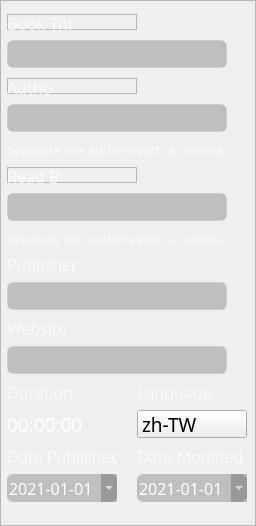
<?xml version="1.0" encoding="UTF-8"?>
<ui version="4.0">
 <class>MetadataWidget</class>
 <widget class="QWidget" name="MetadataWidget">
  <property name="geometry">
   <rect>
    <x>0</x>
    <y>0</y>
    <width>256</width>
    <height>526</height>
   </rect>
  </property>
  <property name="sizePolicy">
   <sizepolicy hsizetype="Fixed" vsizetype="Preferred">
    <horstretch>0</horstretch>
    <verstretch>0</verstretch>
   </sizepolicy>
  </property>
  <property name="minimumSize">
   <size>
    <width>256</width>
    <height>0</height>
   </size>
  </property>
  <property name="maximumSize">
   <size>
    <width>256</width>
    <height>526</height>
   </size>
  </property>
  <property name="windowTitle">
   <string>Form</string>
  </property>
  <property name="styleSheet">
   <string notr="true">
top: 0px;

background: #404040;
box-shadow: inset -1px 0px 1px rgba(0, 0, 0, 0.25);


QComboBox QAbstractItemView {
    outline: none;
}</string>
  </property>
  <layout class="QGridLayout" name="gridLayout">
   <property name="sizeConstraint">
    <enum>QLayout::SetDefaultConstraint</enum>
   </property>
   <property name="leftMargin">
    <number>0</number>
   </property>
   <property name="topMargin">
    <number>0</number>
   </property>
   <property name="rightMargin">
    <number>0</number>
   </property>
   <property name="bottomMargin">
    <number>0</number>
   </property>
   <property name="spacing">
    <number>0</number>
   </property>
   <item row="0" column="0">
    <widget class="QScrollArea" name="scrollArea">
     <property name="sizePolicy">
      <sizepolicy hsizetype="Fixed" vsizetype="Expanding">
       <horstretch>0</horstretch>
       <verstretch>0</verstretch>
      </sizepolicy>
     </property>
     <property name="minimumSize">
      <size>
       <width>256</width>
       <height>0</height>
      </size>
     </property>
     <property name="maximumSize">
      <size>
       <width>256</width>
       <height>16777215</height>
      </size>
     </property>
     <property name="lineWidth">
      <number>0</number>
     </property>
     <property name="verticalScrollBarPolicy">
      <enum>Qt::ScrollBarAsNeeded</enum>
     </property>
     <property name="horizontalScrollBarPolicy">
      <enum>Qt::ScrollBarAlwaysOff</enum>
     </property>
     <property name="sizeAdjustPolicy">
      <enum>QAbstractScrollArea::AdjustIgnored</enum>
     </property>
     <property name="widgetResizable">
      <bool>true</bool>
     </property>
     <widget class="QWidget" name="scrollAreaWidgetContents">
      <property name="geometry">
       <rect>
        <x>0</x>
        <y>0</y>
        <width>254</width>
        <height>524</height>
       </rect>
      </property>
      <property name="sizePolicy">
       <sizepolicy hsizetype="Fixed" vsizetype="Preferred">
        <horstretch>0</horstretch>
        <verstretch>0</verstretch>
       </sizepolicy>
      </property>
      <property name="minimumSize">
       <size>
        <width>254</width>
        <height>0</height>
       </size>
      </property>
      <property name="maximumSize">
       <size>
        <width>254</width>
        <height>16777215</height>
       </size>
      </property>
      <layout class="QGridLayout" name="gridLayout_2">
       <property name="sizeConstraint">
        <enum>QLayout::SetDefaultConstraint</enum>
       </property>
       <property name="leftMargin">
        <number>6</number>
       </property>
       <property name="topMargin">
        <number>0</number>
       </property>
       <property name="rightMargin">
        <number>0</number>
       </property>
       <property name="bottomMargin">
        <number>10</number>
       </property>
       <property name="horizontalSpacing">
        <number>0</number>
       </property>
       <property name="verticalSpacing">
        <number>10</number>
       </property>
       <item row="17" column="0" colspan="4">
        <widget class="QDateEdit" name="dateEdit_DatePublished">
         <property name="sizePolicy">
          <sizepolicy hsizetype="Fixed" vsizetype="Fixed">
           <horstretch>0</horstretch>
           <verstretch>0</verstretch>
          </sizepolicy>
         </property>
         <property name="minimumSize">
          <size>
           <width>110</width>
           <height>28</height>
          </size>
         </property>
         <property name="maximumSize">
          <size>
           <width>110</width>
           <height>28</height>
          </size>
         </property>
         <property name="font">
          <font>
           <family>Noto Sans</family>
           <pointsize>12</pointsize>
           <weight>50</weight>
           <italic>false</italic>
           <bold>false</bold>
          </font>
         </property>
         <property name="styleSheet">
          <string notr="true">/* cell/text input background */

background: rgba(0, 0, 0, 0.2);
border-radius: 6px;

/* cell/text */

color: #FFFFFF;


</string>
         </property>
         <property name="dateTime">
          <datetime>
           <hour>0</hour>
           <minute>0</minute>
           <second>0</second>
           <year>2021</year>
           <month>1</month>
           <day>1</day>
          </datetime>
         </property>
         <property name="displayFormat">
          <string notr="true">yyyy-MM-dd</string>
         </property>
         <property name="calendarPopup">
          <bool>true</bool>
         </property>
         <property name="timeSpec">
          <enum>Qt::LocalTime</enum>
         </property>
         <property name="date">
          <date>
           <year>2021</year>
           <month>1</month>
           <day>1</day>
          </date>
         </property>
        </widget>
       </item>
       <item row="5" column="0" colspan="6">
        <widget class="QLabel" name="label">
         <property name="sizePolicy">
          <sizepolicy hsizetype="Preferred" vsizetype="Fixed">
           <horstretch>0</horstretch>
           <verstretch>0</verstretch>
          </sizepolicy>
         </property>
         <property name="minimumSize">
          <size>
           <width>220</width>
           <height>15</height>
          </size>
         </property>
         <property name="maximumSize">
          <size>
           <width>220</width>
           <height>15</height>
          </size>
         </property>
         <property name="font">
          <font>
           <family>Noto Sans TC</family>
           <pointsize>10</pointsize>
           <weight>50</weight>
           <italic>false</italic>
           <bold>false</bold>
          </font>
         </property>
         <property name="styleSheet">
          <string notr="true">color: rgba(255, 255, 255, 0.7);
</string>
         </property>
         <property name="text">
          <string>Sepatate the authers with a comma.</string>
         </property>
        </widget>
       </item>
       <item row="15" column="0" colspan="4">
        <widget class="QLabel" name="label_Duration">
         <property name="sizePolicy">
          <sizepolicy hsizetype="Fixed" vsizetype="Fixed">
           <horstretch>0</horstretch>
           <verstretch>0</verstretch>
          </sizepolicy>
         </property>
         <property name="minimumSize">
          <size>
           <width>110</width>
           <height>22</height>
          </size>
         </property>
         <property name="maximumSize">
          <size>
           <width>110</width>
           <height>22</height>
          </size>
         </property>
         <property name="font">
          <font>
           <family>Noto Sans</family>
           <pointsize>14</pointsize>
           <weight>50</weight>
           <italic>false</italic>
           <bold>false</bold>
          </font>
         </property>
         <property name="styleSheet">
          <string notr="true">color: #FFFFFF;

left: 8px;
top: 5px;

/*font-size: 15px;*/
line-height: 20px;</string>
         </property>
         <property name="text">
          <string notr="true">00:00:00</string>
         </property>
         <property name="textInteractionFlags">
          <set>Qt::NoTextInteraction</set>
         </property>
        </widget>
       </item>
       <item row="14" column="0" colspan="2">
        <widget class="QLabel" name="label_9">
         <property name="sizePolicy">
          <sizepolicy hsizetype="Preferred" vsizetype="Fixed">
           <horstretch>0</horstretch>
           <verstretch>0</verstretch>
          </sizepolicy>
         </property>
         <property name="minimumSize">
          <size>
           <width>110</width>
           <height>16</height>
          </size>
         </property>
         <property name="maximumSize">
          <size>
           <width>110</width>
           <height>16</height>
          </size>
         </property>
         <property name="font">
          <font>
           <family>Noto Sans TC</family>
           <pointsize>12</pointsize>
          </font>
         </property>
         <property name="styleSheet">
          <string notr="true">color: rgba(255, 255, 255, 0.7);
</string>
         </property>
         <property name="text">
          <string>Duration</string>
         </property>
        </widget>
       </item>
       <item row="15" column="6">
        <spacer name="horizontalSpacer">
         <property name="orientation">
          <enum>Qt::Horizontal</enum>
         </property>
         <property name="sizeHint" stdset="0">
          <size>
           <width>20</width>
           <height>20</height>
          </size>
         </property>
        </spacer>
       </item>
       <item row="11" column="0" colspan="6">
        <widget class="QLineEdit" name="lineEdit_Publisher">
         <property name="sizePolicy">
          <sizepolicy hsizetype="Fixed" vsizetype="Fixed">
           <horstretch>0</horstretch>
           <verstretch>0</verstretch>
          </sizepolicy>
         </property>
         <property name="minimumSize">
          <size>
           <width>220</width>
           <height>28</height>
          </size>
         </property>
         <property name="maximumSize">
          <size>
           <width>220</width>
           <height>28</height>
          </size>
         </property>
         <property name="font">
          <font>
           <family>Noto Sans TC</family>
           <pointsize>14</pointsize>
          </font>
         </property>
         <property name="acceptDrops">
          <bool>false</bool>
         </property>
         <property name="styleSheet">
          <string notr="true">height: 19px;
left: 8px;

/* cell/text input background */

background: rgba(0, 0, 0, 0.2);
border: 1px solid rgba(0, 0, 0, 0.05);
box-sizing: border-box;
border-radius: 6px;
/*
font-size: 14px;
line-height: 19px;
*/
/* cell/text */

color: #FFFFFF;</string>
         </property>
        </widget>
       </item>
       <item row="0" column="0" colspan="6">
        <widget class="Line" name="line">
         <property name="sizePolicy">
          <sizepolicy hsizetype="Fixed" vsizetype="Fixed">
           <horstretch>0</horstretch>
           <verstretch>0</verstretch>
          </sizepolicy>
         </property>
         <property name="styleSheet">
          <string notr="true">background: #333333;</string>
         </property>
         <property name="frameShadow">
          <enum>QFrame::Plain</enum>
         </property>
         <property name="lineWidth">
          <number>1</number>
         </property>
         <property name="orientation">
          <enum>Qt::Horizontal</enum>
         </property>
        </widget>
       </item>
       <item row="17" column="6">
        <spacer name="horizontalSpacer_2">
         <property name="orientation">
          <enum>Qt::Horizontal</enum>
         </property>
         <property name="sizeHint" stdset="0">
          <size>
           <width>20</width>
           <height>20</height>
          </size>
         </property>
        </spacer>
       </item>
       <item row="17" column="5">
        <widget class="QDateEdit" name="dateEdit_DateModified">
         <property name="sizePolicy">
          <sizepolicy hsizetype="Fixed" vsizetype="Fixed">
           <horstretch>0</horstretch>
           <verstretch>0</verstretch>
          </sizepolicy>
         </property>
         <property name="minimumSize">
          <size>
           <width>110</width>
           <height>28</height>
          </size>
         </property>
         <property name="maximumSize">
          <size>
           <width>110</width>
           <height>28</height>
          </size>
         </property>
         <property name="font">
          <font>
           <family>Noto Sans</family>
           <pointsize>12</pointsize>
           <weight>50</weight>
           <italic>false</italic>
           <bold>false</bold>
          </font>
         </property>
         <property name="styleSheet">
          <string notr="true">/* cell/text input background */

background: rgba(0, 0, 0, 0.2);
border-radius: 6px;

/* cell/text */

color: #FFFFFF;


</string>
         </property>
         <property name="dateTime">
          <datetime>
           <hour>0</hour>
           <minute>0</minute>
           <second>0</second>
           <year>2021</year>
           <month>1</month>
           <day>1</day>
          </datetime>
         </property>
         <property name="displayFormat">
          <string>yyyy-MM-dd</string>
         </property>
         <property name="calendarPopup">
          <bool>true</bool>
         </property>
         <property name="date">
          <date>
           <year>2021</year>
           <month>1</month>
           <day>1</day>
          </date>
         </property>
        </widget>
       </item>
       <item row="16" column="5">
        <widget class="QLabel" name="label_16">
         <property name="sizePolicy">
          <sizepolicy hsizetype="Preferred" vsizetype="Fixed">
           <horstretch>0</horstretch>
           <verstretch>0</verstretch>
          </sizepolicy>
         </property>
         <property name="minimumSize">
          <size>
           <width>110</width>
           <height>16</height>
          </size>
         </property>
         <property name="maximumSize">
          <size>
           <width>110</width>
           <height>16</height>
          </size>
         </property>
         <property name="font">
          <font>
           <family>Noto Sans TC</family>
           <pointsize>12</pointsize>
          </font>
         </property>
         <property name="styleSheet">
          <string notr="true">color: rgba(255, 255, 255, 0.7);
</string>
         </property>
         <property name="text">
          <string>Date Modified</string>
         </property>
        </widget>
       </item>
       <item row="15" column="5">
        <widget class="QComboBox" name="comboBox_inLanguage">
         <property name="sizePolicy">
          <sizepolicy hsizetype="Fixed" vsizetype="Fixed">
           <horstretch>0</horstretch>
           <verstretch>0</verstretch>
          </sizepolicy>
         </property>
         <property name="minimumSize">
          <size>
           <width>110</width>
           <height>28</height>
          </size>
         </property>
         <property name="maximumSize">
          <size>
           <width>110</width>
           <height>28</height>
          </size>
         </property>
         <property name="font">
          <font>
           <family>Noto Sans</family>
           <pointsize>14</pointsize>
          </font>
         </property>
         <property name="styleSheet">
          <string notr="true">/* cell/text input background */

background: rgba(0, 0, 0, 0.2);
border-radius: 6px;

/* cell/text */

color: #FFFFFF;


/*font-size: 14px;*/
line-height: 19px;



QComboBox QAbstractItemView {
    outline: none;
}

 QComboBox::drop-down {subcontrol-origin: padding;  subcontrol-position: top right;;border: 0px ;}


</string>
         </property>
         <property name="currentText">
          <string notr="true">zh-TW</string>
         </property>
         <property name="maxVisibleItems">
          <number>12</number>
         </property>
         <property name="insertPolicy">
          <enum>QComboBox::InsertAtBottom</enum>
         </property>
         <property name="iconSize">
          <size>
           <width>0</width>
           <height>0</height>
          </size>
         </property>
         <property name="frame">
          <bool>false</bool>
         </property>
         <item>
          <property name="text">
           <string>zh-TW</string>
          </property>
         </item>
         <item>
          <property name="text">
           <string>zh-CN</string>
          </property>
         </item>
         <item>
          <property name="text">
           <string>da-DK</string>
          </property>
         </item>
         <item>
          <property name="text">
           <string>en-GB</string>
          </property>
         </item>
         <item>
          <property name="text">
           <string>en-US</string>
          </property>
         </item>
         <item>
          <property name="text">
           <string>es-ES</string>
          </property>
         </item>
         <item>
          <property name="text">
           <string>fr-CA</string>
          </property>
         </item>
         <item>
          <property name="text">
           <string>fr-FR</string>
          </property>
         </item>
         <item>
          <property name="text">
           <string>ja-JP</string>
          </property>
         </item>
         <item>
          <property name="text">
           <string>ko-KR</string>
          </property>
         </item>
        </widget>
       </item>
       <item row="10" column="0" colspan="3">
        <widget class="QLabel" name="label_7">
         <property name="sizePolicy">
          <sizepolicy hsizetype="Preferred" vsizetype="Fixed">
           <horstretch>0</horstretch>
           <verstretch>0</verstretch>
          </sizepolicy>
         </property>
         <property name="minimumSize">
          <size>
           <width>0</width>
           <height>16</height>
          </size>
         </property>
         <property name="maximumSize">
          <size>
           <width>16777215</width>
           <height>16</height>
          </size>
         </property>
         <property name="font">
          <font>
           <family>Noto Sans TC</family>
           <pointsize>12</pointsize>
          </font>
         </property>
         <property name="styleSheet">
          <string notr="true">color: rgba(255, 255, 255, 0.7);

</string>
         </property>
         <property name="text">
          <string>Publisher</string>
         </property>
        </widget>
       </item>
       <item row="7" column="0">
        <widget class="QFrame" name="frame_2">
         <property name="sizePolicy">
          <sizepolicy hsizetype="Fixed" vsizetype="Fixed">
           <horstretch>0</horstretch>
           <verstretch>0</verstretch>
          </sizepolicy>
         </property>
         <property name="minimumSize">
          <size>
           <width>130</width>
           <height>16</height>
          </size>
         </property>
         <property name="maximumSize">
          <size>
           <width>130</width>
           <height>16</height>
          </size>
         </property>
         <property name="frameShape">
          <enum>QFrame::StyledPanel</enum>
         </property>
         <property name="frameShadow">
          <enum>QFrame::Raised</enum>
         </property>
         <widget class="QLabel" name="label_11">
          <property name="geometry">
           <rect>
            <x>0</x>
            <y>0</y>
            <width>55</width>
            <height>18</height>
           </rect>
          </property>
          <property name="sizePolicy">
           <sizepolicy hsizetype="Preferred" vsizetype="Fixed">
            <horstretch>0</horstretch>
            <verstretch>0</verstretch>
           </sizepolicy>
          </property>
          <property name="minimumSize">
           <size>
            <width>0</width>
            <height>18</height>
           </size>
          </property>
          <property name="maximumSize">
           <size>
            <width>115</width>
            <height>18</height>
           </size>
          </property>
          <property name="font">
           <font>
            <family>Noto Sans TC</family>
            <pointsize>12</pointsize>
           </font>
          </property>
          <property name="styleSheet">
           <string notr="true">color: rgba(255, 255, 255, 0.7);
</string>
          </property>
          <property name="text">
           <string>Read By</string>
          </property>
          <property name="textFormat">
           <enum>Qt::PlainText</enum>
          </property>
         </widget>
         <widget class="QLabel" name="label_18">
          <property name="geometry">
           <rect>
            <x>60</x>
            <y>0</y>
            <width>7</width>
            <height>18</height>
           </rect>
          </property>
          <property name="sizePolicy">
           <sizepolicy hsizetype="Fixed" vsizetype="Fixed">
            <horstretch>0</horstretch>
            <verstretch>0</verstretch>
           </sizepolicy>
          </property>
          <property name="minimumSize">
           <size>
            <width>7</width>
            <height>18</height>
           </size>
          </property>
          <property name="maximumSize">
           <size>
            <width>7</width>
            <height>18</height>
           </size>
          </property>
          <property name="text">
           <string/>
          </property>
          <property name="pixmap">
           <pixmap resource="resources.qrc">:/SVG/svg/icon/common-text-field-required.svg</pixmap>
          </property>
          <property name="scaledContents">
           <bool>true</bool>
          </property>
         </widget>
        </widget>
       </item>
       <item row="3" column="0">
        <widget class="QFrame" name="frame">
         <property name="sizePolicy">
          <sizepolicy hsizetype="Fixed" vsizetype="Fixed">
           <horstretch>0</horstretch>
           <verstretch>0</verstretch>
          </sizepolicy>
         </property>
         <property name="minimumSize">
          <size>
           <width>130</width>
           <height>16</height>
          </size>
         </property>
         <property name="maximumSize">
          <size>
           <width>130</width>
           <height>16</height>
          </size>
         </property>
         <property name="frameShape">
          <enum>QFrame::StyledPanel</enum>
         </property>
         <property name="frameShadow">
          <enum>QFrame::Raised</enum>
         </property>
         <widget class="QLabel" name="label_15">
          <property name="geometry">
           <rect>
            <x>0</x>
            <y>0</y>
            <width>45</width>
            <height>18</height>
           </rect>
          </property>
          <property name="sizePolicy">
           <sizepolicy hsizetype="Preferred" vsizetype="Fixed">
            <horstretch>0</horstretch>
            <verstretch>0</verstretch>
           </sizepolicy>
          </property>
          <property name="minimumSize">
           <size>
            <width>0</width>
            <height>18</height>
           </size>
          </property>
          <property name="maximumSize">
           <size>
            <width>115</width>
            <height>18</height>
           </size>
          </property>
          <property name="font">
           <font>
            <family>Noto Sans TC</family>
            <pointsize>12</pointsize>
            <weight>50</weight>
            <italic>false</italic>
            <bold>false</bold>
           </font>
          </property>
          <property name="mouseTracking">
           <bool>false</bool>
          </property>
          <property name="styleSheet">
           <string notr="true">color: rgba(255, 255, 255, 0.7);
</string>
          </property>
          <property name="text">
           <string>Author</string>
          </property>
          <property name="textFormat">
           <enum>Qt::PlainText</enum>
          </property>
         </widget>
         <widget class="QLabel" name="label_17">
          <property name="geometry">
           <rect>
            <x>50</x>
            <y>0</y>
            <width>7</width>
            <height>18</height>
           </rect>
          </property>
          <property name="sizePolicy">
           <sizepolicy hsizetype="Fixed" vsizetype="Fixed">
            <horstretch>0</horstretch>
            <verstretch>0</verstretch>
           </sizepolicy>
          </property>
          <property name="minimumSize">
           <size>
            <width>7</width>
            <height>18</height>
           </size>
          </property>
          <property name="maximumSize">
           <size>
            <width>7</width>
            <height>18</height>
           </size>
          </property>
          <property name="text">
           <string/>
          </property>
          <property name="pixmap">
           <pixmap resource="resources.qrc">:/SVG/svg/icon/common-text-field-required.svg</pixmap>
          </property>
          <property name="scaledContents">
           <bool>true</bool>
          </property>
         </widget>
        </widget>
       </item>
       <item row="13" column="0" colspan="6">
        <widget class="QLineEdit" name="lineEdit_Website">
         <property name="sizePolicy">
          <sizepolicy hsizetype="Fixed" vsizetype="Fixed">
           <horstretch>0</horstretch>
           <verstretch>0</verstretch>
          </sizepolicy>
         </property>
         <property name="minimumSize">
          <size>
           <width>220</width>
           <height>28</height>
          </size>
         </property>
         <property name="maximumSize">
          <size>
           <width>220</width>
           <height>28</height>
          </size>
         </property>
         <property name="font">
          <font>
           <family>Noto Sans TC</family>
           <pointsize>14</pointsize>
          </font>
         </property>
         <property name="acceptDrops">
          <bool>false</bool>
         </property>
         <property name="styleSheet">
          <string notr="true">height: 19px;
left: 8px;

/* cell/text input background */

background: rgba(0, 0, 0, 0.2);
border: 1px solid rgba(0, 0, 0, 0.05);
box-sizing: border-box;
border-radius: 6px;
/*
font-size: 14px;
line-height: 19px;
*/
/* cell/text */

color: #FFFFFF;</string>
         </property>
        </widget>
       </item>
       <item row="12" column="0" colspan="2">
        <widget class="QLabel" name="label_8">
         <property name="sizePolicy">
          <sizepolicy hsizetype="Preferred" vsizetype="Fixed">
           <horstretch>0</horstretch>
           <verstretch>0</verstretch>
          </sizepolicy>
         </property>
         <property name="minimumSize">
          <size>
           <width>0</width>
           <height>16</height>
          </size>
         </property>
         <property name="maximumSize">
          <size>
           <width>16777215</width>
           <height>16</height>
          </size>
         </property>
         <property name="font">
          <font>
           <family>Noto Sans TC</family>
           <pointsize>12</pointsize>
           <weight>50</weight>
           <italic>false</italic>
           <bold>false</bold>
          </font>
         </property>
         <property name="styleSheet">
          <string notr="true">color: rgba(255, 255, 255, 0.7);
</string>
         </property>
         <property name="text">
          <string>Website</string>
         </property>
        </widget>
       </item>
       <item row="14" column="5">
        <widget class="QLabel" name="label_13">
         <property name="sizePolicy">
          <sizepolicy hsizetype="Preferred" vsizetype="Fixed">
           <horstretch>0</horstretch>
           <verstretch>0</verstretch>
          </sizepolicy>
         </property>
         <property name="minimumSize">
          <size>
           <width>110</width>
           <height>16</height>
          </size>
         </property>
         <property name="maximumSize">
          <size>
           <width>115</width>
           <height>16</height>
          </size>
         </property>
         <property name="font">
          <font>
           <family>Noto Sans TC</family>
           <pointsize>12</pointsize>
           <weight>50</weight>
           <italic>false</italic>
           <bold>false</bold>
          </font>
         </property>
         <property name="styleSheet">
          <string notr="true">color: rgba(255, 255, 255, 0.7);
</string>
         </property>
         <property name="text">
          <string>Language</string>
         </property>
        </widget>
       </item>
       <item row="2" column="0" colspan="6">
        <widget class="QLineEdit" name="lineEdit_BookTitle">
         <property name="sizePolicy">
          <sizepolicy hsizetype="Fixed" vsizetype="Fixed">
           <horstretch>0</horstretch>
           <verstretch>0</verstretch>
          </sizepolicy>
         </property>
         <property name="minimumSize">
          <size>
           <width>220</width>
           <height>28</height>
          </size>
         </property>
         <property name="maximumSize">
          <size>
           <width>220</width>
           <height>28</height>
          </size>
         </property>
         <property name="font">
          <font>
           <family>Noto Sans TC</family>
           <pointsize>14</pointsize>
          </font>
         </property>
         <property name="acceptDrops">
          <bool>false</bool>
         </property>
         <property name="styleSheet">
          <string notr="true">QLineEdit
{
	background: rgba(0, 0, 0, 0.2);
	border: 1px solid rgba(0, 0, 0, 0.05);
	box-sizing: border-box;
	border-radius: 6px;
	color: #FFFFFF;
/*
	font-size: 14px;
	line-height: 19px;
*/
}

QLineEdit:disabled
{
	border: 3px solid rgba(255, 0, 0, 1);
	background: rgba(0, 0, 0, 0.2);
	box-sizing: border-box;
	border-radius: 6px;
	color: #FFFFFF;
}</string>
         </property>
         <property name="readOnly">
          <bool>false</bool>
         </property>
        </widget>
       </item>
       <item row="8" column="0" colspan="6">
        <widget class="QLineEdit" name="lineEdit_ReadBy">
         <property name="sizePolicy">
          <sizepolicy hsizetype="Fixed" vsizetype="Fixed">
           <horstretch>0</horstretch>
           <verstretch>0</verstretch>
          </sizepolicy>
         </property>
         <property name="minimumSize">
          <size>
           <width>220</width>
           <height>28</height>
          </size>
         </property>
         <property name="maximumSize">
          <size>
           <width>220</width>
           <height>28</height>
          </size>
         </property>
         <property name="font">
          <font>
           <family>Noto Sans TC</family>
           <pointsize>14</pointsize>
          </font>
         </property>
         <property name="acceptDrops">
          <bool>false</bool>
         </property>
         <property name="styleSheet">
          <string notr="true">QLineEdit
{
	background: rgba(0, 0, 0, 0.2);
	border: 1px solid rgba(0, 0, 0, 0.05);
	box-sizing: border-box;
	border-radius: 6px;
	color: #FFFFFF;
/*
	font-size: 14px;
	line-height: 19px;
*/
}

QLineEdit:disabled
{
	border: 3px solid rgba(255, 0, 0, 1);
	background: rgba(0, 0, 0, 0.2);
	box-sizing: border-box;
	border-radius: 6px;
	color: #FFFFFF;

}</string>
         </property>
        </widget>
       </item>
       <item row="4" column="0" colspan="6">
        <widget class="QLineEdit" name="lineEdit_Author">
         <property name="sizePolicy">
          <sizepolicy hsizetype="Fixed" vsizetype="Fixed">
           <horstretch>0</horstretch>
           <verstretch>0</verstretch>
          </sizepolicy>
         </property>
         <property name="minimumSize">
          <size>
           <width>220</width>
           <height>28</height>
          </size>
         </property>
         <property name="maximumSize">
          <size>
           <width>220</width>
           <height>28</height>
          </size>
         </property>
         <property name="font">
          <font>
           <family>Noto Sans TC</family>
           <pointsize>14</pointsize>
          </font>
         </property>
         <property name="acceptDrops">
          <bool>false</bool>
         </property>
         <property name="styleSheet">
          <string notr="true">QLineEdit
{
	background: rgba(0, 0, 0, 0.2);
	border: 1px solid rgba(0, 0, 0, 0.05);
	box-sizing: border-box;
	border-radius: 6px;
	color: #FFFFFF;
/*
	font-size: 14px;
	line-height: 19px;
*/
}

QLineEdit:disabled
{
	border: 3px solid rgba(255, 0, 0, 1);
	background: rgba(0, 0, 0, 0.2);
	box-sizing: border-box;
	border-radius: 6px;
	color: #FFFFFF;

}</string>
         </property>
        </widget>
       </item>
       <item row="9" column="0" colspan="6">
        <widget class="QLabel" name="label_2">
         <property name="sizePolicy">
          <sizepolicy hsizetype="Preferred" vsizetype="Fixed">
           <horstretch>0</horstretch>
           <verstretch>0</verstretch>
          </sizepolicy>
         </property>
         <property name="minimumSize">
          <size>
           <width>220</width>
           <height>15</height>
          </size>
         </property>
         <property name="maximumSize">
          <size>
           <width>220</width>
           <height>15</height>
          </size>
         </property>
         <property name="font">
          <font>
           <family>Noto Sans TC</family>
           <pointsize>10</pointsize>
           <weight>50</weight>
           <italic>false</italic>
           <bold>false</bold>
          </font>
         </property>
         <property name="styleSheet">
          <string notr="true">color: rgba(255, 255, 255, 0.7);
</string>
         </property>
         <property name="text">
          <string>Sepatate the authers with a comma.</string>
         </property>
        </widget>
       </item>
       <item row="16" column="0" colspan="4">
        <widget class="QLabel" name="label_14">
         <property name="sizePolicy">
          <sizepolicy hsizetype="Preferred" vsizetype="Fixed">
           <horstretch>0</horstretch>
           <verstretch>0</verstretch>
          </sizepolicy>
         </property>
         <property name="minimumSize">
          <size>
           <width>110</width>
           <height>16</height>
          </size>
         </property>
         <property name="maximumSize">
          <size>
           <width>110</width>
           <height>16</height>
          </size>
         </property>
         <property name="font">
          <font>
           <family>Noto Sans TC</family>
           <pointsize>12</pointsize>
          </font>
         </property>
         <property name="styleSheet">
          <string notr="true">color: rgba(255, 255, 255, 0.7);
</string>
         </property>
         <property name="text">
          <string>Date Published</string>
         </property>
        </widget>
       </item>
       <item row="1" column="0">
        <widget class="QFrame" name="frame_3">
         <property name="sizePolicy">
          <sizepolicy hsizetype="Fixed" vsizetype="Fixed">
           <horstretch>0</horstretch>
           <verstretch>0</verstretch>
          </sizepolicy>
         </property>
         <property name="minimumSize">
          <size>
           <width>130</width>
           <height>16</height>
          </size>
         </property>
         <property name="maximumSize">
          <size>
           <width>130</width>
           <height>16</height>
          </size>
         </property>
         <property name="frameShape">
          <enum>QFrame::StyledPanel</enum>
         </property>
         <property name="frameShadow">
          <enum>QFrame::Raised</enum>
         </property>
         <widget class="QLabel" name="label_12">
          <property name="geometry">
           <rect>
            <x>70</x>
            <y>0</y>
            <width>7</width>
            <height>18</height>
           </rect>
          </property>
          <property name="sizePolicy">
           <sizepolicy hsizetype="Fixed" vsizetype="Fixed">
            <horstretch>0</horstretch>
            <verstretch>0</verstretch>
           </sizepolicy>
          </property>
          <property name="minimumSize">
           <size>
            <width>7</width>
            <height>18</height>
           </size>
          </property>
          <property name="maximumSize">
           <size>
            <width>7</width>
            <height>18</height>
           </size>
          </property>
          <property name="text">
           <string/>
          </property>
          <property name="pixmap">
           <pixmap resource="resources.qrc">:/SVG/svg/icon/common-text-field-required.svg</pixmap>
          </property>
          <property name="scaledContents">
           <bool>true</bool>
          </property>
         </widget>
         <widget class="QLabel" name="label_5">
          <property name="geometry">
           <rect>
            <x>0</x>
            <y>0</y>
            <width>65</width>
            <height>18</height>
           </rect>
          </property>
          <property name="sizePolicy">
           <sizepolicy hsizetype="Preferred" vsizetype="Fixed">
            <horstretch>0</horstretch>
            <verstretch>0</verstretch>
           </sizepolicy>
          </property>
          <property name="minimumSize">
           <size>
            <width>0</width>
            <height>18</height>
           </size>
          </property>
          <property name="maximumSize">
           <size>
            <width>115</width>
            <height>18</height>
           </size>
          </property>
          <property name="font">
           <font>
            <family>Noto Sans TC</family>
            <pointsize>12</pointsize>
           </font>
          </property>
          <property name="whatsThis">
           <string notr="true"/>
          </property>
          <property name="styleSheet">
           <string notr="true">color: rgba(255, 255, 255, 0.7);

</string>
          </property>
          <property name="text">
           <string>Book Title</string>
          </property>
          <property name="textFormat">
           <enum>Qt::PlainText</enum>
          </property>
         </widget>
        </widget>
       </item>
      </layout>
     </widget>
    </widget>
   </item>
  </layout>
 </widget>
 <resources>
  <include location="resources.qrc"/>
 </resources>
 <connections/>
</ui>
